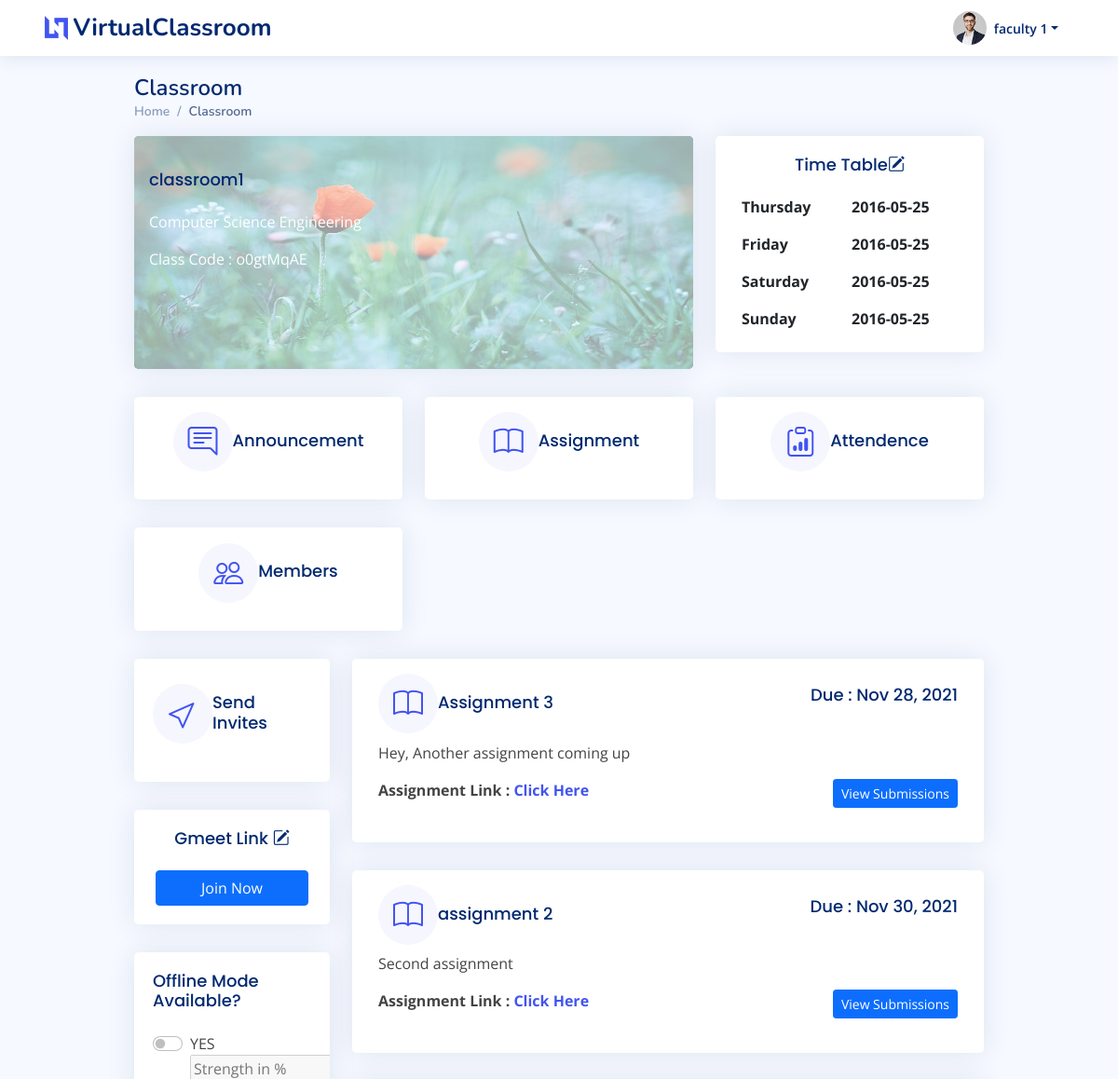
Before: /faculty_subject/o0gtMqAE (signed in, upper part) with the older database file.
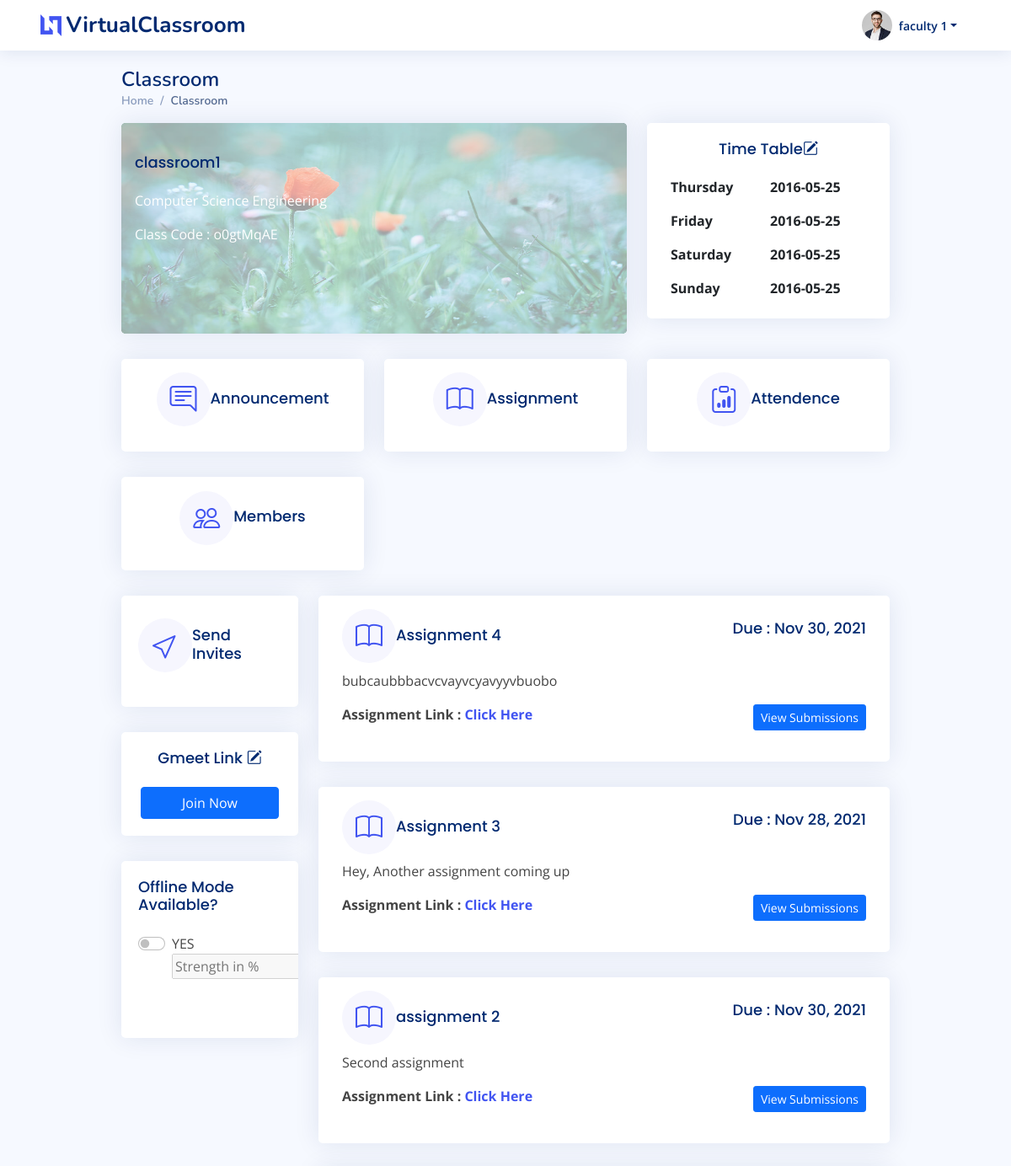
After: the same page with the newer database file.
### myapp/models.py (models this page shows, shortened)
class Assignment(models.Model):
    assignmentId = models.CharField(max_length=10,primary_key=True)
    classId = models.ForeignKey(ClassRoom,on_delete=models.CASCADE)
    assignmentHeading = models.CharField(max_length=50,null=False)
    assignmentDescription = models.TextField(blank=False,null=False)
    publishedTime = models.DateTimeField(default=datetime.now,null=True)
    assignmentDueTime = models.DateTimeField(default=datetime.now,null=True)
    assignmentLink = models.TextField(blank=True,null=True)
    assignmentSubmission = models.TextField(null=True, blank=True, default='{}')

### myapp/views.py (the view, shortened to what this page needs)
# urls.py: path('faculty_subject/<pk>',views.facultySubject,name='facultySubject'),
@login_required
def facultySubject(request,pk):
    if request.user.is_active and request.user.is_staff and not request.user.is_superuser:
        id=pk
        classDetails = ClassRoom.objects.get(classId=id)
        announcements = Announcement.objects.filter(classId = classDetails.pk).annotate(type=Value('announcement', CharField()))
        assignments = Assignment.objects.filter(classId = classDetails.pk).annotate(type=Value('assignment', CharField()))
        all_items = list(assignments) + list(announcements)
        all_items_feed = sorted(all_items, key=lambda obj: obj.publishedTime,reverse=True)
        context={
            'class':classDetails,
            'announcements' : announcements,
            'all_items_feed' : all_items_feed
        }
        return render(request,'faculty/facultySubject.html',context)
    else:
        return redirect('facultyLogin')

### myapp/templates/faculty/facultySubject.html (shortened to what the changed rows need)
{% extends 'base.html' %}
{% block content %}
{% load static %}
  <main id="main" class="main px-lg-5 mx-lg-5" >
    <div class="pagetitle px-lg-5">
      <h1>Classroom</h1>
    </div>
    <section class="section dashboard px-lg-5">
      <div class="row">
        <div class="col-lg-9">
          <div class="row">
            {% if all_items_feed%}
              {% for item in all_items_feed %}
                  {% if item.type == 'announcement' %}
                  <div class="">
                     <div class="card info-card sales-card p-lg-2 ">
                       <div class="card-body">
                         <div class="">
                           <div class="d-flex align-items-center my-2">
                             <div class="card-icon rounded-circle d-flex align-items-center justify-content-center">
                               <i class="bi bi-chat-right-text"></i>
                             </div>
                             <h5 class="card-title">{{item.announcementHeading}}</h5>
                           </div>
                         </div>
                         {{item.announcementDescription}}
                       </div>
                     </div>
                  </div>
                  {% elif item.type == 'assignment' %}
                  <div class="">
                     <div class="card info-card sales-card p-lg-2">
                       <div class="card-body">
                         <div class="d-flex justify-content-between">
                           <div class="d-flex align-items-center my-2">
                             <div class="card-icon rounded-circle d-flex align-items-center justify-content-center">
                               <i class="bi bi-book"></i>
                             </div>
                             <h5 class="card-title">{{item.assignmentHeading}}</h5>
                           </div>
                           <h5 class="card-title">Due : {{item.assignmentDueTime |date:"M d, Y" }}</h5>
                         </div>
                          <p>{{item.assignmentDescription}}</p>
                          {% if item.assignmentLink %}
                          <div class="d-flex justify-content-between">
                            <p><strong>Assignment Link : <a href="{{item.assignmentLink}}">Click Here</a></strong></p>
                            <div class="" style="text-align:right;">
                              <a class="btn btn-primary btn-sm" href="{% url 'assignmentSubmissions' item.pk %}" name="button">View Submissions</a>
                            </div>
                          </div>
                          {% else %}
                          <div class="" style="text-align:right;">
                            <a class="btn btn-primary btn-sm" href="{% url 'assignmentSubmissions' item.pk %}" name="button">View Submissions</a>
                          </div>
                          {% endif %}
                       </div>
                     </div>
                  </div>
                  {% endif %}
            {% endfor %}
          {% endif %}
              </div>
            </div>
          </div>
    </section>
  </main>
{% endblock %}

Changed rows visible on the page:
added Assignment: assignmentHeading "Assignment 4", assignmentDueTime "Nov 30, 2021", assignmentDescription "bubcaubbbacvcvayvcyavyyvbuobo"
